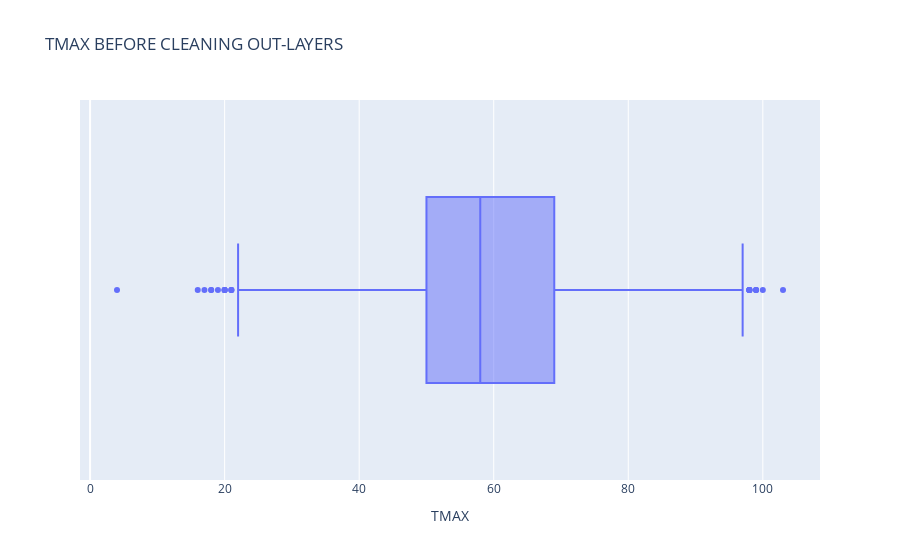

This figure's notebook cell:
### Code cell
fig = px.box(WeatherData, x='TMAX', height=500, title='TMAX BEFORE CLEANING OUT-LAYERS')
fig.show()

### Figure 1 — Plotly figure (JSON) as saved in the notebook; plotly's stock layout.template omitted (floating-point values rounded to 4 significant figures; data arrays with more than 128 entries replaced by an {"elided": "..."} marker saying what was removed)
{"data": [{"alignmentgroup": "True", "hovertemplate": "TMAX=%{x}<extra></extra>", "legendgroup": "", "marker": {"color": "#636efa"}, "name": "", "notched": false, "offsetgroup": "", "orientation": "h", "showlegend": false, "type": "box", "x": {"elided": "25551 int values"}, "x0": " ", "xaxis": "x", "y0": " ", "yaxis": "y"}], "layout": {"autosize": true, "boxmode": "group", "legend": {"tracegroupgap": 0}, "title": {"text": "TMAX BEFORE CLEANING OUT-LAYERS"}, "xaxis": {"anchor": "y", "autorange": true, "domain": [0, 1], "range": [-1.5, 108.5], "title": {"text": "TMAX"}, "type": "linear"}, "yaxis": {"anchor": "x", "autorange": true, "domain": [0, 1], "range": [-0.5, 0.5], "type": "category"}}}
